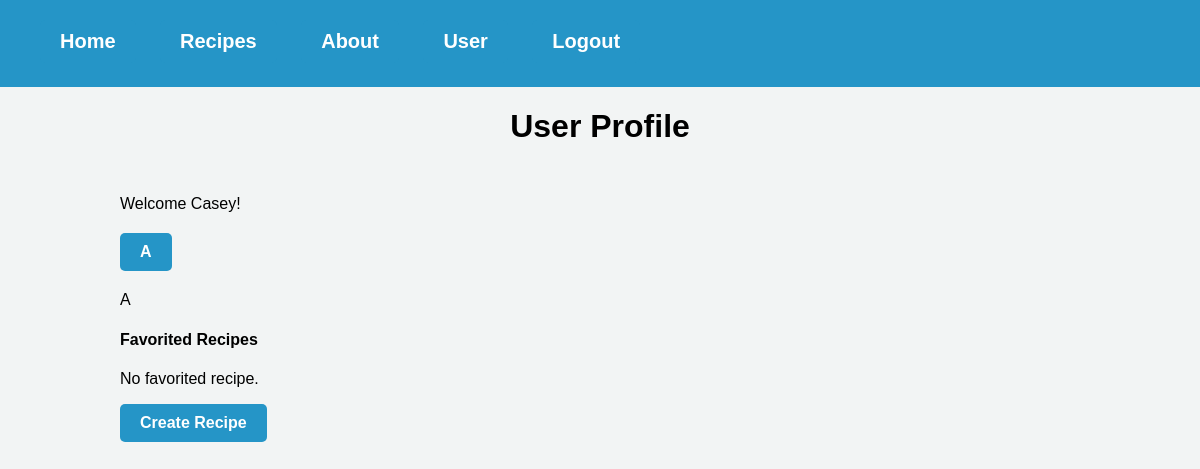
The page /user (signed in) on the database as committed earlier.
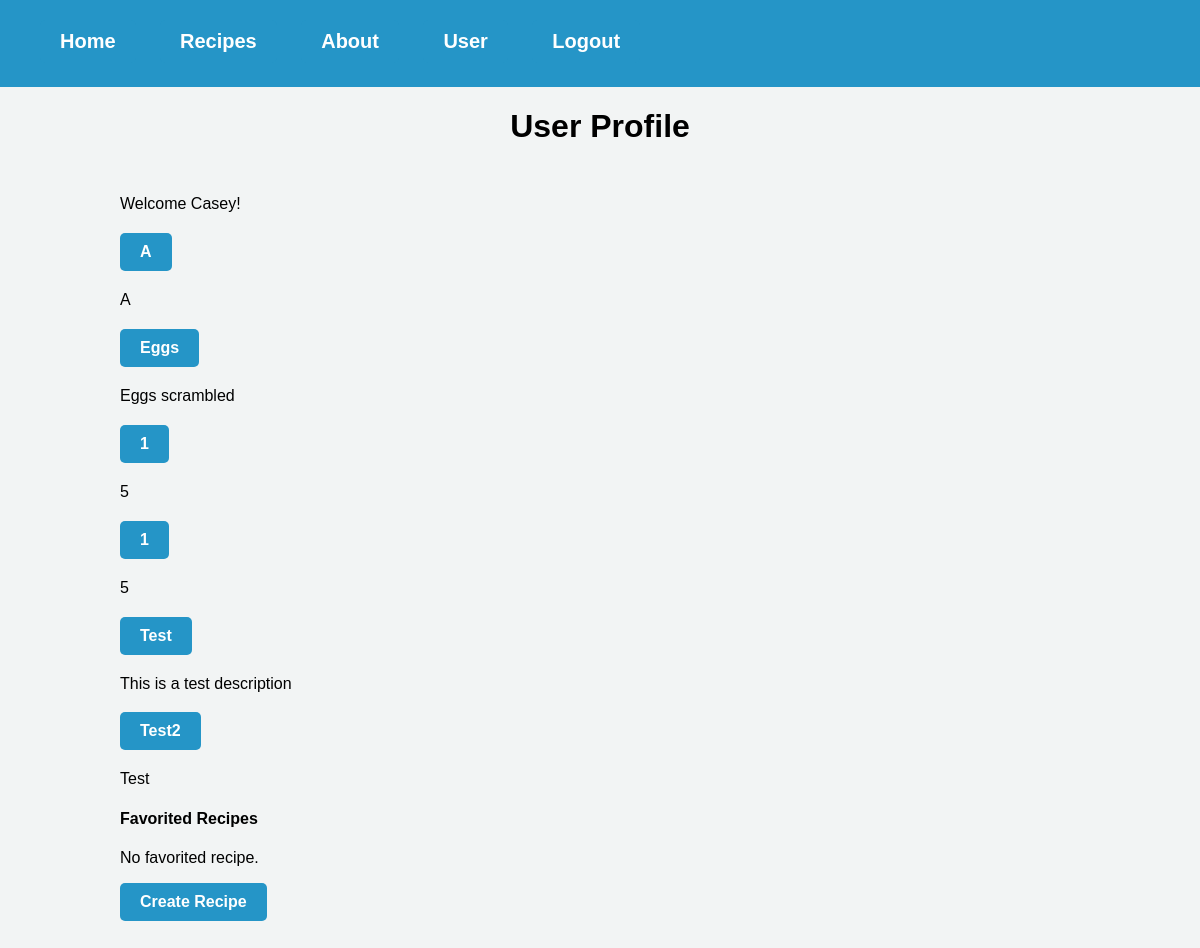
The same page on the database as committed later.
### website/models.py (models this page shows)
class User(db.Model, UserMixin):
    id = db.Column(db.Integer, primary_key=True)
    email = db.Column(db.String(150), unique=True)
    password = db.Column(db.String(150))
    first_name = db.Column(db.String(150))
    recipes = db.relationship('Recipe', backref='user', lazy=True)

class Recipe(db.Model):
    id = db.Column(db.Integer, primary_key=True)
    user_id = db.Column(db.Integer, db.ForeignKey('user.id'), nullable=False)
    title = db.Column(db.String(128), nullable=False)
    description = db.Column(db.String(512), nullable=False)
    servings = db.Column(db.Integer, nullable=False)  # add this line
    prep_time = db.Column(db.Integer, nullable=False)
    cook_time = db.Column(db.Integer, nullable=False)
    ingredients = db.relationship('Ingredient', backref='recipe', lazy=True)
    instructions = db.relationship('Instruction', backref='recipe', lazy=True)

### website/views.py (the view)
@views.route('/user', methods=['GET', 'POST'])
@login_required
def user():
    user = current_user
    user_recipes = Recipe.query.filter_by(user_id=user.id).all()
    return render_template("user.html", user=user, user_recipes=user_recipes)

### website/__init__.py (called while the page is built)
def create_app():
    app = Flask(__name__)
    app.config['SECRET_KEY'] = 'hjshjhdjah kjshkjdhjs'
    app.config['SQLALCHEMY_DATABASE_URI'] = f'sqlite:///{DB_NAME}'
    db.init_app(app)
    from .views import views
    from .auth import auth
    app.register_blueprint(views, url_prefix='/')
    app.register_blueprint(auth, url_prefix='/')
    from .models import User
    with app.app_context():
        db.create_all()
    login_manager = LoginManager()
    login_manager.login_view = 'auth.login'
    login_manager.init_app(app)
    @login_manager.user_loader
    def load_user(id):
        return User.query.get(int(id))
    return app

### website/templates/user.html (shortened to what this page needs)
{% extends "base.html" %}
{% block content%}
<link rel="stylesheet" type="text/css" href="{{ url_for('static', filename='user.css') }}">
<h1 align="center">User Profile</h1>
<div class="container mt-4">
    <div class="row">
        <div class="col-md-8">
            <p>Welcome {{ user.first_name }}!</p>
            {% for recipe in user_recipes %}
            <h2><a href="{{ url_for('views.recipe', recipe_id=recipe.id) }}">{{ recipe.title }}</a></h2>
            <p>{{ recipe.description }}</p>
            {% endfor %}
            <h4>Favorited Recipes</h4>
            {% if user.favorites %}
            <ul>
                {% for recipe in user.favorites %}
                <li>{{ recipe.name }}</li>
                {% endfor %}
            </ul>
            {% else %}
            <p>No favorited recipe.</p>
            {% endif %}
        </div>
        <div class="col-md-4">
            <a href="/createRecipe">Create Recipe</a>
        </div>
    </div>
</div>
{% endblock %}

### website/templates/base.html (shortened to what this page needs)
<!DOCTYPE html>
<html>
  <head>
  </head>
  <body>
    <nav class="topnav">
      <div class="topnav">
          {% if user.is_authenticated %}
          <a class="topnav" id="home" href="/">Home</a>
          <a class="topnav" id="recipes" href="/recipes">Recipes</a>
          <a class="topnav" id="about" href="/about">About</a>
          <a class="topnav" id="user" href="/user">User</a>
          <a class="topnav" id="logout" href="/logout">Logout</a>
          {% else %}
          <a class="topnav" id="login" href="/login">Login</a>
          <a class="topnav" id="signUp" href="/sign-up">Sign Up</a>
          {% endif %}
      </div>
    </nav>
    <div>{% block content %} {% endblock %}</div>
  </body>
</html>

### website/static/user.css (style rules this page uses)
body { background-color: #F2F4F4; font-family: Arial, sans-serif; margin: 0; padding: 0; }
a { background-color: #2595C7; border-radius: 5px; color: white; display: inline-block; font-size: 16px; font-weight: bold; padding: 10px 20px; text-align: center; text-decoration: none; transition: background-color 0.3s ease-in-out; }
.topnav { background-color: #2595C7; overflow: hidden; padding: 10px 20px; }
.topnav a { color: #FFFFFF; font-size: 20px; text-decoration: none; margin-right: 20px; }
.container { margin: 50px auto; width: 80%; }

Rows that differ between the two databases and show on the page:
added Recipe: title "Eggs", description "Eggs scrambled"
added Recipe: title "1", description "5"
added Recipe: title "1", description "5"
added Recipe: title "Test", description "This is a test description"
added Recipe: title "Test2", description "Test"
